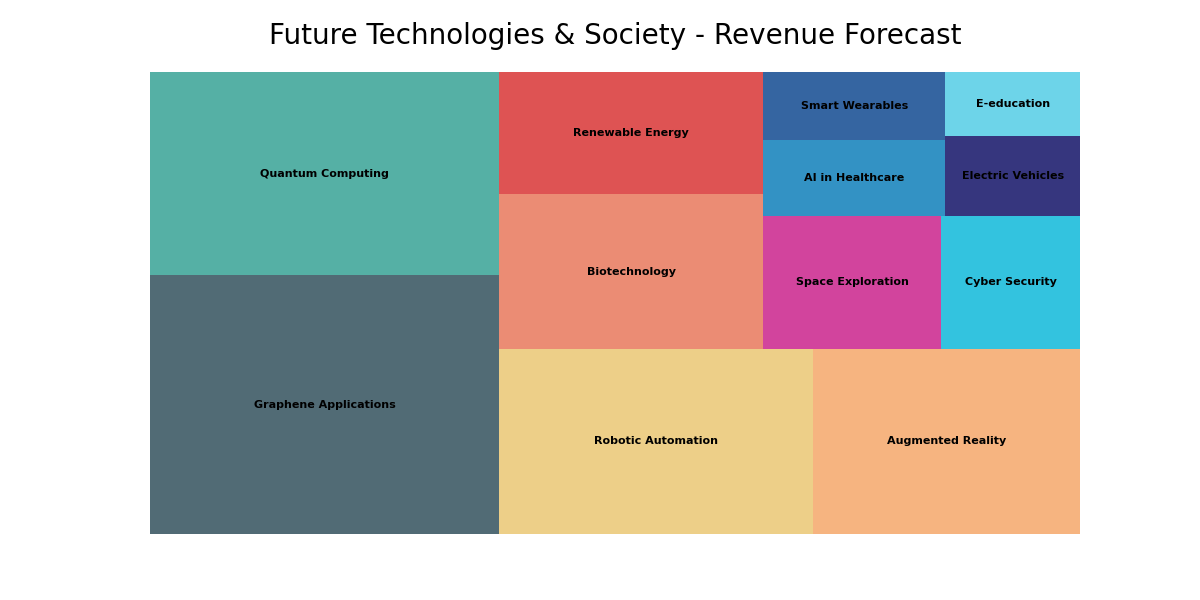

This chart was generated by the following Python code:

import matplotlib.pyplot as plt
import squarify

# Data
categories = ['Graphene Applications', 'Quantum Computing', 'Robotic Automation', 'Augmented Reality', 
              'Biotechnology', 'Renewable Energy', 'Space Exploration', 'Cyber Security', 
              'AI in Healthcare', 'Smart Wearables', 'Electric Vehicles', 'E-education']
revenue = [210000, 165000, 135000, 115000, 95000, 75000, 55000, 43000, 32000, 29000, 
           25000, 20000]

# Colors
colors = ['#264653', '#2A9D8F', '#E9C46A', '#F4A261', '#E76F51', '#D62828', '#C71585', '#00B4D8', '#0077B6', 
          '#023E8A', '#03045E', '#48CAE4']

plt.figure(figsize=(12, 6))

# Treemap
squarify.plot(sizes=revenue, label=categories, color=colors, alpha=0.8, text_kwargs={'fontsize':8, 'weight':'bold'})

plt.title('Future Technologies & Society - Revenue Forecast', fontsize=20, pad=20)

# Removing axes
plt.axis('off')

# Display the plot
plt.show()
